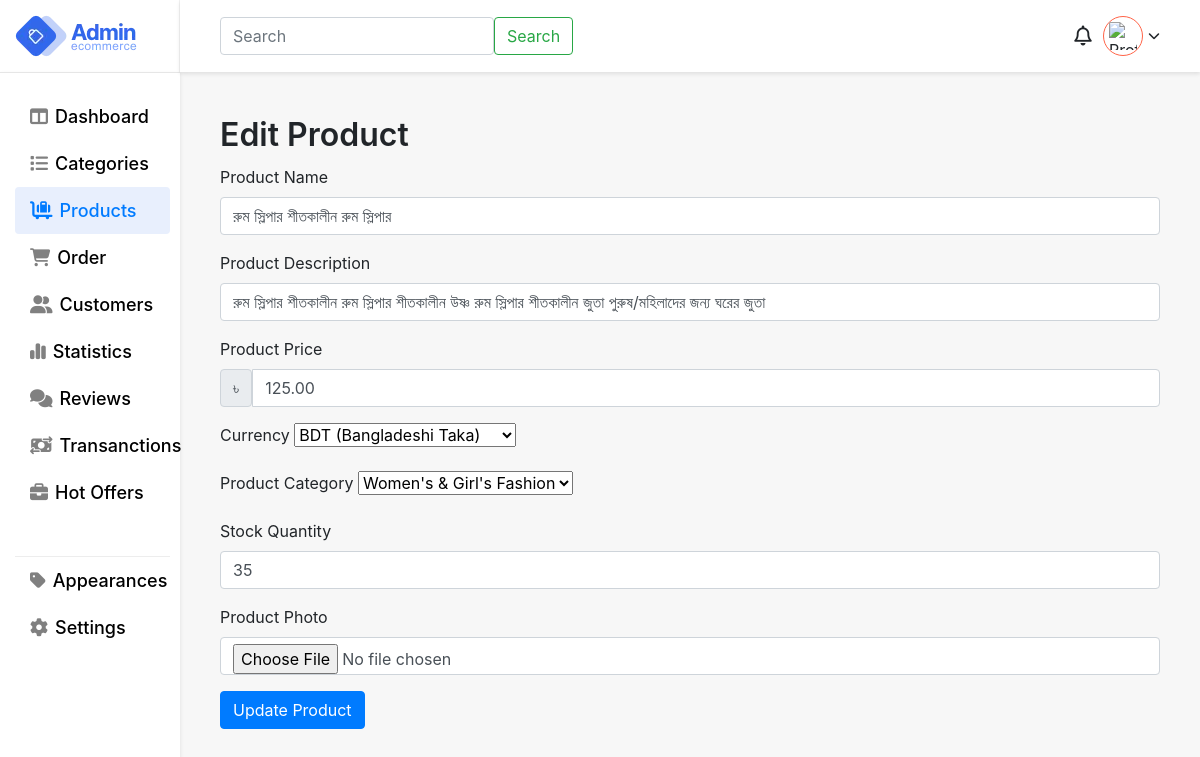
/files/edit_product.php?up_id=6 (signed in), run on the app's committed database.
### tables this page shows
CREATE TABLE `products` (
  `id` int(11) NOT NULL,
  `name` varchar(255) DEFAULT NULL,
  `product_photo` blob NOT NULL,
  `description` text DEFAULT NULL,
  `price` decimal(10,2) DEFAULT NULL,
  `category_id` int(11) DEFAULT NULL,
  `stock_quantity` int(11) DEFAULT NULL,
  `currency_code` varchar(3) DEFAULT 'BDT',
  `created_at` timestamp NOT NULL DEFAULT current_timestamp(),
  `updated_at` timestamp NOT NULL DEFAULT current_timestamp() ON UPDATE current_timestamp()
);

CREATE TABLE `categories` (
  `id` int(11) NOT NULL,
  `name` varchar(255) DEFAULT NULL,
  `parent_category_id` int(11) DEFAULT NULL,
  `category_description` text DEFAULT NULL,
  `created_at` timestamp NOT NULL DEFAULT current_timestamp(),
  `updated_at` timestamp NOT NULL DEFAULT current_timestamp() ON UPDATE current_timestamp(),
  `level` int(11) DEFAULT 0
);

### files/edit_product.php (the view, shortened to what this page needs)
<?php
require_once "../auth/db-connection/config.php";
$productId = $_GET['up_id'];
$sql = "SELECT * FROM products WHERE id = :productId";
$stmt = $connection->prepare($sql);
$stmt->bindParam(":productId", $productId, PDO::PARAM_INT);
if ($stmt->execute()) {
    $product = $stmt->fetch(PDO::FETCH_ASSOC);
} else {
    echo "Oops! Something went wrong. Please try again later.";
    exit;
}
$sql = "SELECT * FROM categories";
$stmt = $connection->query($sql);
$categories = $stmt->fetchAll(PDO::FETCH_ASSOC);
?>
<!DOCTYPE html>
<html lang="en">
<head>
    <link rel="stylesheet" href="https://stackpath.bootstrapcdn.com/bootstrap/4.5.2/css/bootstrap.min.css">
    <link rel="stylesheet" href="https://cdnjs.cloudflare.com/ajax/libs/font-awesome/6.5.1/css/all.min.css" />
    <link rel="stylesheet" href="../styling/style.css">
</head>
<body style="background:#f7f7f7;">
    <main>
        <div class="app-wrapper">
            <div class="app-sidebar">
                <div class="side-header flex pr-3">
                    <div class="logo flex">
                        <img src="images/logo.webp" alt="logo">
                    </div>
                </div>
                <div class="sidebard-nav">
                    <ul>
                        <li class="">
                            <a href="dashboard.php">
                                <i class="fa-solid fa-table-columns"></i>
                                <span class="block">Dashboard</span>
                            </a>
                        </li>
                        <li class="">
                            <a href="categories.php">
                                <i class="fa-solid fa-list"></i>
                                <span class="block">Categories</span>
                            </a>
                        </li>
                        <li class="active">
                            <a href="products.php">
                               <i class="fa-solid fa-cart-flatbed-suitcase"></i>
                                <span class="block">Products</span>
                            </a>
                        </li>
                        <li>
                            <a href="">
                                  <i class="fa-solid fa-cart-shopping"></i>
                                <span class="block">Order</span>
                            </a>
                        </li>
                        <li>
                            <a href="">
                                <i class="fa-solid fa-user-group"></i>
                                <span class="block">Customers</span>
                            </a>
                        </li>
                        <li>
                            <a href="">
                                <i class="fa-solid fa-chart-simple"></i>
                                <span class="block">Statistics</span>
                            </a>
                        </li>
                        <li>
                            <a href="">
                                <i class="fa-solid fa-comments"></i>
                                <span class="block">Reviews</span>
                            </a>
                        </li>
                        <li>
                            <a href="">
                                <i class="fa-solid fa-money-bill-transfer"></i>
                                <span class="block">Transanctions</span>
                            </a>
                        </li>
                        <li>
                            <a href="">
                                <i class="fa-solid fa-briefcase"></i>
                                <span class="block">Hot Offers</span>
                            </a>
                        </li>
                         <li class="devided-nav">
                            <a href="">
                                <i class="fa-solid fa-tag"></i>
                                <span class="block">Appearances</span>
                            </a>
                        </li>
                         <li>
                            <a href="">
                                <i class="fa-solid fa-gear"></i>
                                <span class="block">Settings</span>
                            </a>
                        </li>
                    </ul>
                </div>
            </div>
            <div class="header-body">
                <div class="user flex-end">
                    <div class="search">
                        <form class="d-flex gap-3" role="search">
                            <input class="form-control me-2" type="search" placeholder="Search" aria-label="Search">
                            <button class="btn btn-outline-success" type="submit">Search</button>
                        </form>
                    </div>
                    <div class="account">
                        <div class="notifications">
                            <i class="fa-regular fa-bell"></i>
                        </div>
                        <div class="wrap-u" onclick="toggleUserOptions()">
                            <div class="user-pro flex">
                                <?php if (isset($_SESSION["profile_photo"])) : ?>
                                    <img src="<?php echo $_SESSION["profile_photo"]; ?>" alt="Profile Photo">
                                <?php else : ?>
                                    <img src="default_profile_photo.jpg" alt="Default Profile Photo">
                                <?php endif; ?>
                            </div>
                            <i class="fa-solid fa-chevron-down"></i>
                        </div>
                    </div>
                </div>
                <div class="h-container">
                    <div class="main">
                    <div class="flex">
                        <h1 class="page-heading"> Edit Product </h1>
                    </div>
                        <form id="editProductForm" action="../auth/backend-assets/product/update_product.php" method="post" enctype="multipart/form-data">
                        <div class="mb-3">
                            <label for="editProductName" class="form-label">Product Name</label>
                            <input type="text" class="form-control" id="editProductName" name="editProductName" value="<?php echo htmlspecialchars($product['name'] ?? ''); ?>" required>
                        </div>
                        <div class="mb-3">
                            <label for="editProductDescription" class="form-label">Product Description</label>
                            <input type="text" class="form-control" id="editProductDescription" name="editProductDescription" value="<?php echo htmlspecialchars($product['description'] ?? ''); ?>" required>
                        </div>
                        <div class="mb-3">
                            <label for="editProductPrice" class="form-label">Product Price</label>
                            <div class="input-group">
                                <span id="editCurrencySymbol" class="input-group-text"></span>
                                <input type="text" class="form-control" id="editProductPrice" name="editProductPrice" value="<?php echo htmlspecialchars($product['price'] ?? ''); ?>" required>
                            </div>
                        </div>
                        <div class="mb-3">
                            <label for="editCurrency" class="form-label">Currency</label>
                            <select class="form-select" id="editCurrency" name="editProductCurrency" required>
                                <option value="BDT" <?php echo ($product['currency_code'] == 'BDT') ? 'selected' : ''; ?>>BDT (Bangladeshi Taka)</option>
                            </select>
                        </div>
                        <div class="mb-3">
                            <label for="editProductCategory" class="form-label">Product Category</label>
                            <select class="form-select" id="editProductCategory" name="editProductCategory" required>
                                <?php foreach ($categories as $category): ?>
                                    <option value="<?php echo $category['id']; ?>" <?php echo ($product['category_id'] == $category['id']) ? 'selected' : ''; ?>><?php echo htmlspecialchars($category['name']); ?></option>
                                <?php endforeach; ?>
                            </select>
                        </div>
                        <div class="mb-3">
                            <label for="editProductStock" class="form-label">Stock Quantity</label>
                            <input type="text" class="form-control" id="editProductStock" name="editProductStock" value="<?php echo htmlspecialchars($product['stock_quantity'] ?? ''); ?>" required>
                        </div>
                        <div class="mb-3">
                            <label for="editProductPhoto" class="form-label">Product Photo</label>
                            <input type="file" class="form-control" id="editProductPhoto" name="editProductPhoto" accept="image/*">
                        </div>
                        <button type="submit" class="btn btn-primary">Update Product</button>
                    </form>
                </div>
            </div>
        </div>
    </div>
</main>
</body>
</html>

### styling/style.css (style rules this page uses)
.flex { display: flex; justify-content: space-between; align-items: center; }
.flex-end { display: flex; justify-content: flex-end; align-items: center; }
.block { display: block; }
.h-container { padding: 40px; transition: all 0.4s ease-in-out; }
.page-heading { font-size: 42px; font-weight: 600; line-height: 45px; }
.app-wrapper { display: flex; justify-content: space-between; min-height: 100vh; }
.app-sidebar { width: 15%; }
.side-header { background: #fff; box-shadow: 0 2px 4px #0000001a; height: 72px; padding: 0 10px 0 15px; padding-right: 10px; border-right: 1px solid #cccccc42; }
.sidebard-nav { background: #fff; box-shadow: 0 2px 4px #0000001a; padding: 0 10px 40px 15px; height: 100%; border-top: 1px solid #cecece82; }
.sidebard-nav ul { padding: 0; margin-top: 20px; list-style: none; }
.sidebard-nav ul li { width: 100%; padding: 15px 0; padding-left: 10px; transition: all 0.4s ease-in-out; }
.sidebard-nav ul li.active, .sidebard-nav ul li:hover { background-color: #e8effd; border-radius: 4px; }
.sidebard-nav ul li a i { color: gray; }
.sidebard-nav ul li:hover a i, .sidebard-nav ul li:hover a, .sidebard-nav ul .active a, .sidebard-nav ul .active a i { color: #007bff !important; }
.sidebard-nav ul li.active a, .sidebard-nav ul li.active a i { color: #007bff !important; }
.sidebard-nav ul li a { font-size: 20px; font-weight: 500; display: flex; align-items: center; gap: 10px; color: black; }
.devided-nav { margin-top: 40px; border-top: 1px solid #d3d3d369; }
.header-body { width: 85%; }
.logo { width: 200px; height: 72px; }
.user { width: 100%; gap: 20px; padding-right: 40px; padding-left: 40px; background: #fff; box-shadow: 0 2px 4px #0000001a; display: flex; justify-content: space-between; align-items: center; height: 72px; }
.user-pro { width: 50px; height: 50px; border-radius: 100%; background: #fff; padding: 5px; border: 1px solid tomato; overflow: hidden; cursor: pointer; }
.user-pro img { width: 100%; height: 100%; object-fit: contain; }
.wrap-u { display: flex; align-items: center; gap: 5px; cursor: pointer; }
.notifications i { font-size: 24px; cursor: pointer; }
.notifications { width: 40px; height: 40px; display: flex; justify-content: center; align-items: center; }
.account { width: 20%; display: flex; align-items: center; justify-content: end; position: relative; }
@media screen and (max-width: 1444px) { .sidebard-nav ul li a { font-size: 18px; gap: 7px; } }
@media screen and (max-width: 1444px) { .sidebard-nav ul li { padding: 10px 0; padding-left: 15px; } }
@media screen and (max-width: 1444px) { .user-pro { width: 40px; height: 40px; } }
@media screen and (max-width: 1444px) { .wrap-u i { font-size: 12px; } }
@media screen and (max-width: 1444px) { .notifications i { font-size: 20px; } }
@media screen and (max-width: 1444px) { .page-heading { font-size: 32px; } }

### data on the page
products: editProductName "রুম স্লিপার শীতকালীন রুম স্লিপার", editProductDescription "রুম স্লিপার শীতকালীন রুম স্লিপার শীতকালীন উষ্ণ রুম স্লিপার শীতকালীন জুতা পুরুষ/মহিলাদের জন্য ঘরের জুতা", editProductPrice "125.00", editProductCurrency "BDT (Bangladeshi Taka)", editProductCategory "Women's & Girl's Fashion", editProductStock "35"
